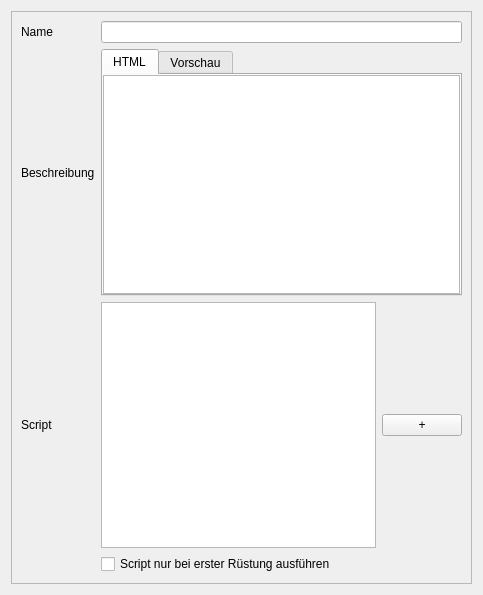
<?xml version="1.0" encoding="UTF-8"?>
<ui version="4.0">
 <class>ruestungseigenschaftDialog</class>
 <widget class="QWidget" name="ruestungseigenschaftDialog">
  <property name="geometry">
   <rect>
    <x>0</x>
    <y>0</y>
    <width>483</width>
    <height>595</height>
   </rect>
  </property>
  <property name="windowTitle">
   <string>Sephrasto - Rüstungseigenschaft bearbeiten...</string>
  </property>
  <layout class="QVBoxLayout" name="verticalLayout_3">
   <item>
    <widget class="QScrollArea" name="scrollArea">
     <property name="widgetResizable">
      <bool>true</bool>
     </property>
     <widget class="QWidget" name="scrollAreaWidgetContents_2">
      <property name="geometry">
       <rect>
        <x>0</x>
        <y>0</y>
        <width>463</width>
        <height>575</height>
       </rect>
      </property>
      <layout class="QGridLayout" name="gridLayout">
       <item row="0" column="0">
        <widget class="QLabel" name="labelName">
         <property name="text">
          <string>Name</string>
         </property>
        </widget>
       </item>
       <item row="0" column="1">
        <widget class="QLineEdit" name="leName"/>
       </item>
       <item row="4" column="1">
        <widget class="QCheckBox" name="checkOnlyFirst">
         <property name="text">
          <string>Script nur bei erster Rüstung ausführen</string>
         </property>
        </widget>
       </item>
       <item row="1" column="1">
        <widget class="QTabWidget" name="tabWidget">
         <property name="currentIndex">
          <number>0</number>
         </property>
         <widget class="QWidget" name="tab">
          <attribute name="title">
           <string>HTML</string>
          </attribute>
          <layout class="QVBoxLayout" name="verticalLayout">
           <property name="spacing">
            <number>0</number>
           </property>
           <property name="leftMargin">
            <number>0</number>
           </property>
           <property name="topMargin">
            <number>0</number>
           </property>
           <property name="rightMargin">
            <number>0</number>
           </property>
           <property name="bottomMargin">
            <number>0</number>
           </property>
           <item>
            <widget class="QPlainTextEdit" name="teBeschreibung">
             <property name="sizePolicy">
              <sizepolicy hsizetype="Expanding" vsizetype="MinimumExpanding">
               <horstretch>0</horstretch>
               <verstretch>0</verstretch>
              </sizepolicy>
             </property>
            </widget>
           </item>
          </layout>
         </widget>
         <widget class="QWidget" name="tab_2">
          <attribute name="title">
           <string>Vorschau</string>
          </attribute>
          <layout class="QVBoxLayout" name="verticalLayout_2">
           <property name="leftMargin">
            <number>0</number>
           </property>
           <property name="topMargin">
            <number>0</number>
           </property>
           <property name="rightMargin">
            <number>0</number>
           </property>
           <property name="bottomMargin">
            <number>0</number>
           </property>
           <item>
            <widget class="QTextBrowser" name="tbBeschreibung"/>
           </item>
          </layout>
         </widget>
        </widget>
       </item>
       <item row="2" column="0">
        <widget class="QLabel" name="labelScript">
         <property name="text">
          <string>Script</string>
         </property>
        </widget>
       </item>
       <item row="1" column="0">
        <widget class="QLabel" name="labelBeschreibung">
         <property name="text">
          <string>Beschreibung</string>
         </property>
        </widget>
       </item>
       <item row="2" column="1">
        <layout class="QHBoxLayout" name="horizontalLayout">
         <item>
          <widget class="QPlainTextEdit" name="teScript"/>
         </item>
         <item>
          <widget class="QPushButton" name="buttonPickScript">
           <property name="text">
            <string>+</string>
           </property>
           <property name="class" stdset="0">
            <string>iconSmall</string>
           </property>
          </widget>
         </item>
        </layout>
       </item>
      </layout>
     </widget>
    </widget>
   </item>
  </layout>
 </widget>
 <tabstops>
  <tabstop>leName</tabstop>
 </tabstops>
 <resources/>
 <connections/>
</ui>
